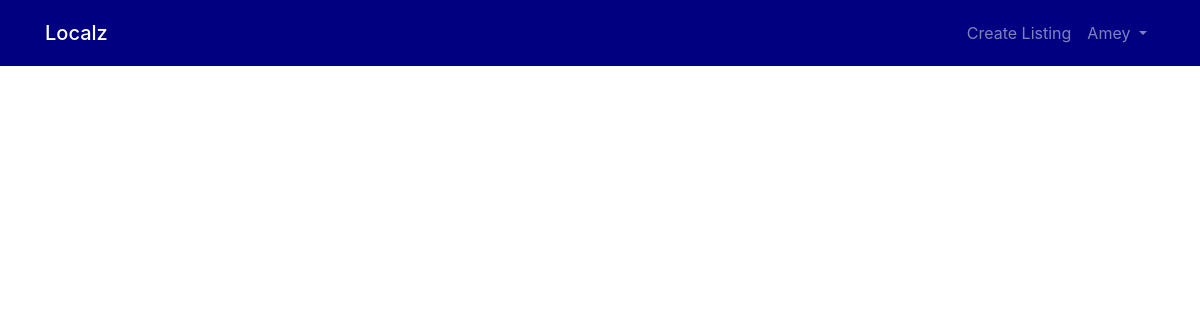
Page /accounts/your-listings/ (signed in) on the earlier database version.
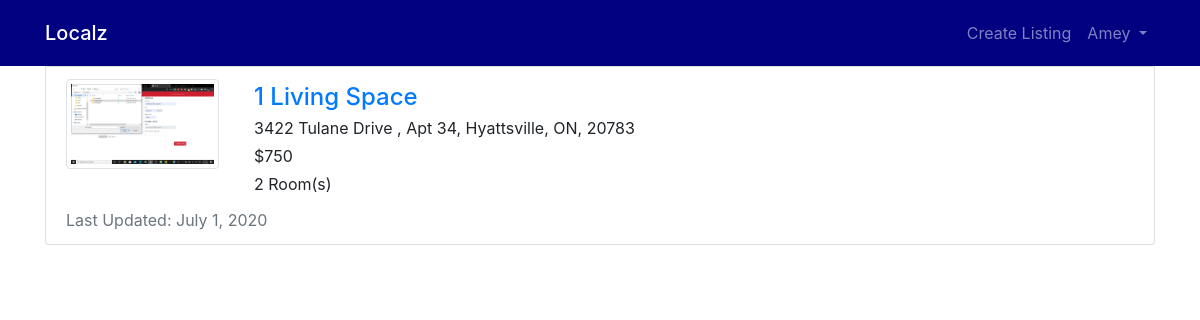
Same page on the later database version.
### home/models.py (models this page shows, shortened)
class Room(models.Model):
    host_name = models.CharField(max_length=50)
    address = models.CharField(max_length=100)
    nearby_college = models.CharField(max_length=100 ,default="")
    property_name = models.CharField(max_length=30, default="")
    description = models.TextField(default="", blank=True)
    cost = models.PositiveIntegerField(default=0)
    visits = models.PositiveIntegerField(default=0)
    property_type_options = (('a', 'apartment'),
                                ('c', 'condo'),
                                ('t', 'townhouse'),
                                ('h', 'house'))
    property_type = models.CharField(choices=property_type_options, max_length=10)
    number_of_rooms = models.PositiveSmallIntegerField()
    garages = models.PositiveSmallIntegerField()
    creator_id = models.PositiveIntegerField()
    creator_email = models.CharField(max_length=50)
    creator_phone = models.CharField(max_length=10, default="", blank=True)
    creator_gender = models.CharField(max_length=10)
    creator_major = models.CharField(max_length=20)
    creator_year = models.PositiveSmallIntegerField()
    last_updated = models.DateTimeField(auto_now_add=True)

class RoomImage(models.Model):
    room = models.ForeignKey(Room, on_delete=models.CASCADE)
    image = models.ImageField()

### accounts/views.py (the view)
# urls.py: path('your-listings/', views.user_listings, name='user_listings'),
def user_listings(request):
    user_listings = []
    all_rooms = Room.objects.all()
    for room in all_rooms:
        if request.user.pk == room.creator_id:
            user_listings.append(room)
    return render(request, 'accounts/your_listings.html', {'user_listings': user_listings})

### accounts/templates/accounts/your_listings.html (shortened to what this page needs)
{% extends 'base.html' %}
{% block body %}
{% for room in user_listings %}
   <div class="list-group-item">
      <div class="row">
        <div class="col-12 col-md-2">
          <a href="{% url 'detail' room.id %}">
              <div class="img-thumbnail">
                <img src="{{ room.roomimage_set.all.0.image.url }}" alt="pic" >
              </div>
          </a>
        </div>
        <div class="pl-3 col-12 col-md-10">
           <a href="{% url 'detail' room.id %}"><h4 class="card-title m-1" >{{ room.property_name }}</h4></a>
           <p class="m-1">{{ room.address}}</p>
           <p class="m-1">${{ room.cost}}</p>
           <p class="m-1">{{ room.number_of_rooms}} Room(s)</p>
        </div>
      </div>
      <p class="text-muted m-0 pt-2">Last Updated: {{room.last_updated.date}}</p>
    </div>
{% endfor %}
</div>
{% endblock %}

Differences in the rows shown:
added Room: roomimage_set.all.0.image (picture), property_name "1 Living Space", address "3422 Tulane Drive , Apt 34, Hyattsville, ON, 20783", cost "750", number_of_rooms "2", last_updated "July 1, 2020"
